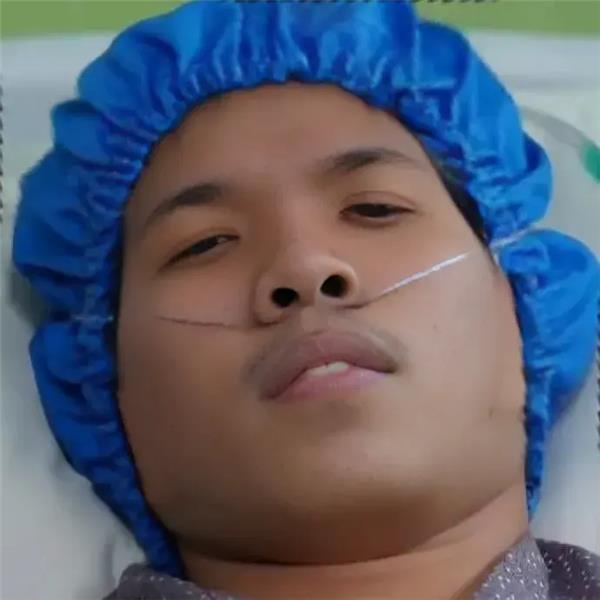
#> input picture foto2.jpg, 600 x 600 px
$ python pointilisme.py
#> lines starting #> are read from the running program, lines starting #| are printed output that depends on the picture
"""
Pointilisme: Foto 1 (sumber titik) membentuk gambar Foto 2 (target bentuk)
Cara pakai:
  1. pip install pillow numpy
  2. Ganti SOURCE_IMG dan TARGET_IMG dengan path foto kamu
  3. python pointilisme.py
"""

from PIL import Image, ImageDraw
import numpy as np

# ── KONFIGURASI ──────────────────────────────────────────────
SOURCE_IMG  = "foto1.jpg"   # foto yang diperkecil jadi titik-titik
TARGET_IMG  = "foto2.jpg"   # foto yang membentuk gambar akhir
OUTPUT_IMG  = "hasil_pointilis.jpg"

DOT_SIZE    = 12    # ukuran setiap "titik" (px). Makin kecil = makin detail
SPACING     = 14    # jarak antar titik (px). Sebaiknya >= DOT_SIZE
OUTPUT_W    = 1200  # lebar output final (px)
# ─────────────────────────────────────────────────────────────


def load_and_resize(path, width):
#> called with path = 'foto2.jpg', width = 1200
    img = Image.open(path).convert("RGB")
#> img is the input picture: PIL image 600x600 RGB; mean R, G, B 93.8, 97.6, 111.7
    ratio = width / img.width
#> ratio = 2
    height = int(img.height * ratio)
#> height = 1200
    return img.resize((width, height), Image.LANCZOS)


def get_pixel_color(img_array, x, y):
    """Ambil warna pixel dari array numpy dengan boundary check."""
    h, w = img_array.shape[:2]
    x = max(0, min(x, w - 1))
    y = max(0, min(y, h - 1))
    return tuple(img_array[y, x])


def pointilisme(source_path, target_path, output_path,
                dot_size=12, spacing=14, output_width=1200):

    print("Memuat gambar...")
    target = load_and_resize(target_path, output_width)
    tw, th = target.size
#> tw = 1200; th = 1200

    # Source diresize ke ukuran yang sama
    source = load_and_resize(source_path, output_width)
#> call 2 of load_and_resize, with path = 'foto1.jpg', width = 1200
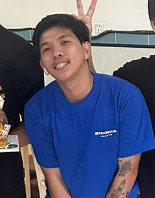
#> input picture foto1.jpg, 155 x 198 px
#> in load_and_resize, img is the input picture: PIL image 155x198 RGB; mean R, G, B 87.4, 92.7, 118.1
#> in load_and_resize (call 2), `return img.resize((width, height), Image.LANCZOS)`:
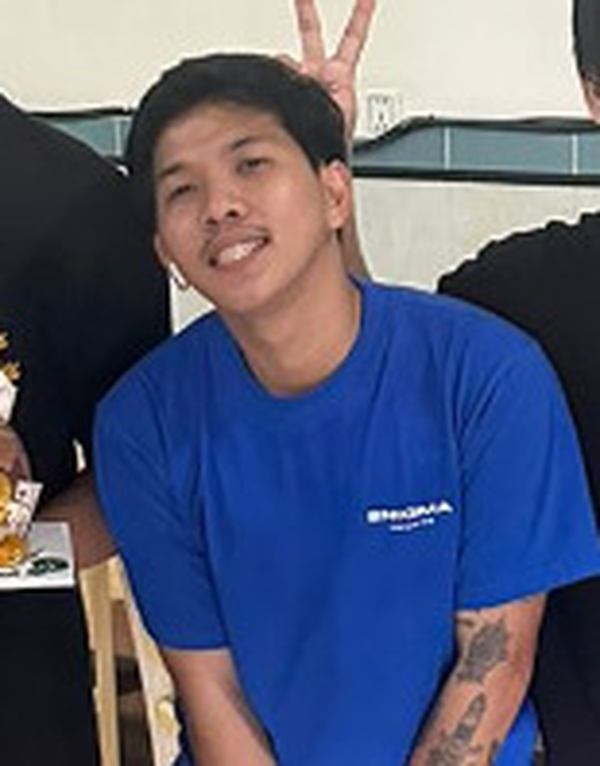
#> returned value: PIL image 1200x1532 RGB (shown at 1/2 size); mean R, G, B 87.4, 92.7, 118.1
    source = source.resize((tw, th), Image.LANCZOS)
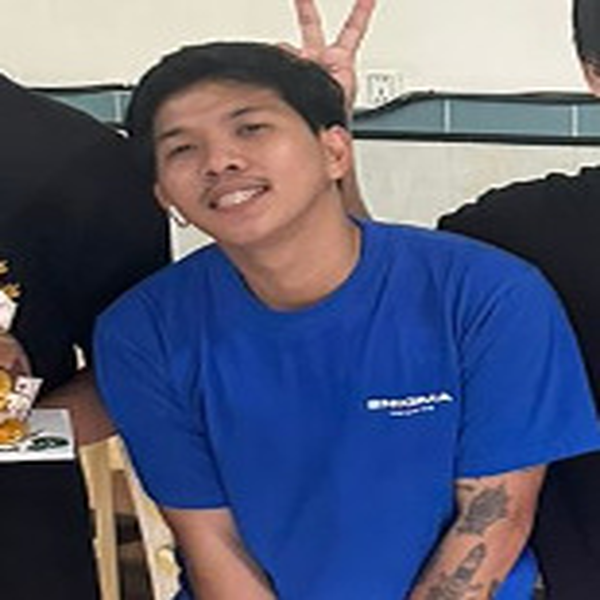
#> source: PIL image 1200x1200 RGB (shown at 1/2 size); mean R, G, B 87.4, 92.7, 118.1

    target_arr = np.array(target)
    source_arr = np.array(source)

    # Canvas putih
    canvas = Image.new("RGB", (tw, th), (255, 255, 255))
#> canvas: PIL image 1200x1200 RGB; every value is 255
    draw   = ImageDraw.Draw(canvas)

    radius = dot_size // 2
    total  = (tw // spacing) * (th // spacing)
#> total = 7225
    count  = 0

    print(f"Membuat {total} titik pointilis...")
#> (printed output is left out)

    for y in range(0, th, spacing):
        for x in range(0, tw, spacing):
            # Warna bentuk diambil dari TARGET (foto 2)
            tr, tg, tb = get_pixel_color(target_arr, x, y)

            # Hanya gambar titik di area yang tidak terlalu terang
            # (skip background putih/terang dari target)
            brightness = (tr + tg + tb) / 3
            if brightness > 230:
                continue

            # Warna titik diambil dari SOURCE (foto 1) — ini efek pointilisnya
            sr, sg, sb = get_pixel_color(source_arr, x, y)

            # Ukuran titik proporsional dengan kegelapan area target
            scale  = 1.0 - (brightness / 255)
            r_draw = max(2, int(radius * scale * 1.5))

            draw.ellipse(
                [x - r_draw, y - r_draw, x + r_draw, y + r_draw],
                fill=(sr, sg, sb)
            )

            count += 1
#> this loop made 86 passes

    print(f"Selesai! {count} titik digambar.")
#| Selesai! 7396 titik digambar.
    canvas.save(output_path, quality=95)
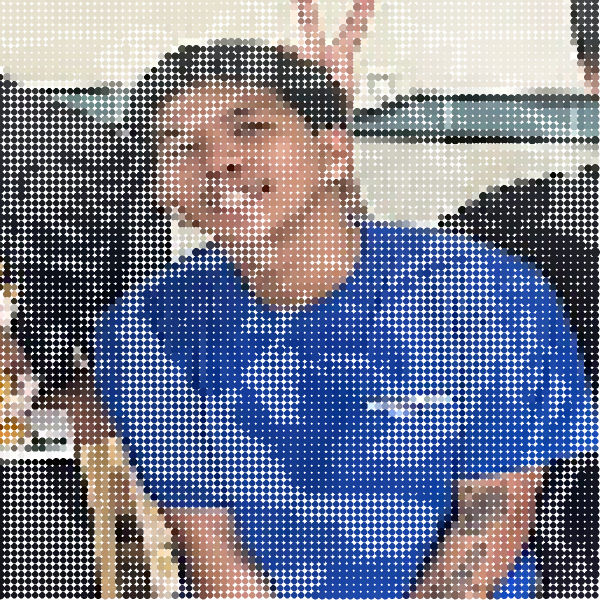
#> saved as hasil_pointilis.jpg: PIL image 1200x1200 RGB (shown at 1/2 size); mean R, G, B 122.4, 126.1, 145.9
    print(f"Hasil disimpan: {output_path}")


if __name__ == "__main__":
    pointilisme(
        source_path  = SOURCE_IMG,
        target_path  = TARGET_IMG,
        output_path  = OUTPUT_IMG,
        dot_size     = DOT_SIZE,
        spacing      = SPACING,
        output_width = OUTPUT_W,
    )
